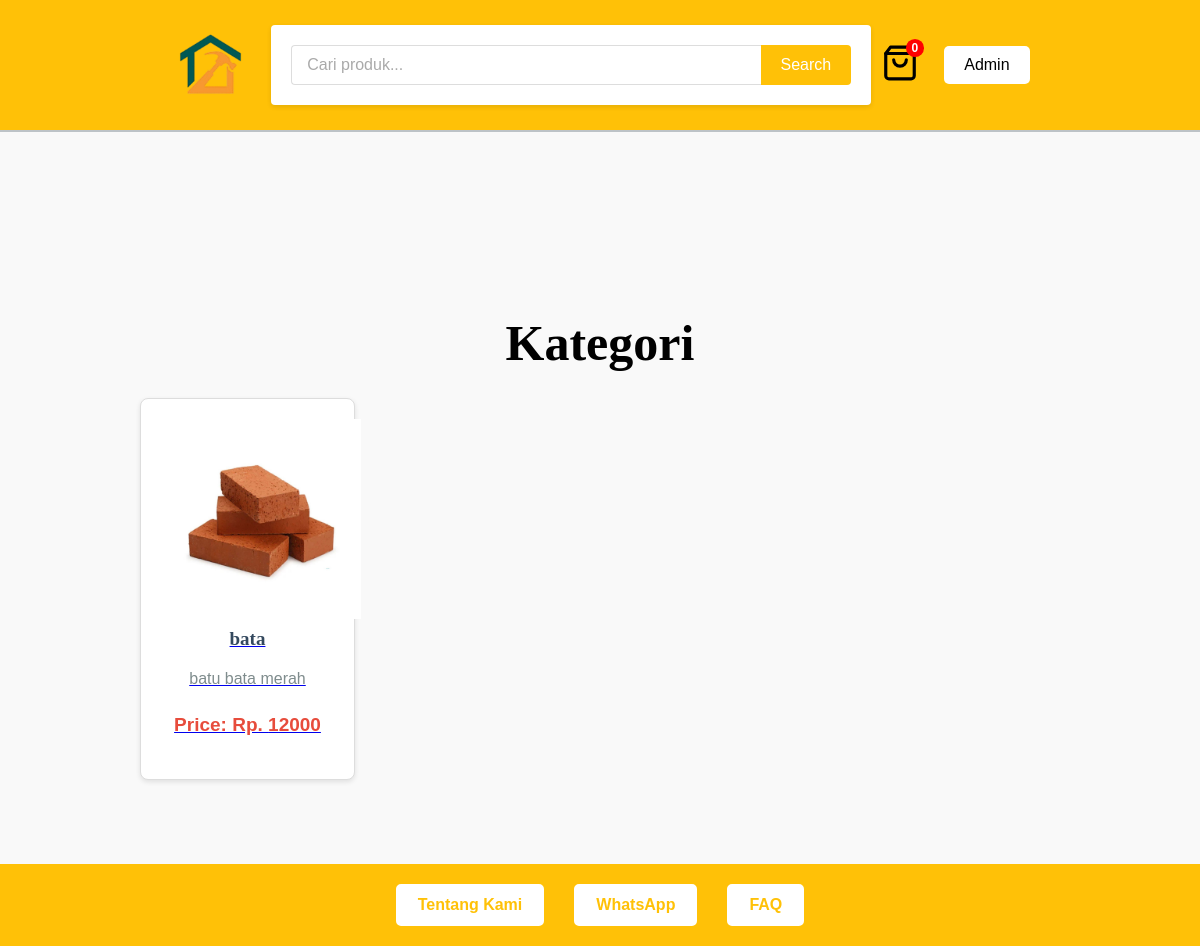
Page /products on the committed database.
### karyaabadi.py (models this page shows)
class Products(db.Model):
    id = db.Column(db.Integer, primary_key=True)
    name = db.Column(db.String(100), nullable=False)
    price = db.Column(db.Float, nullable=False)
    description = db.Column(db.String(255), nullable=False)
    image = db.Column(db.String(100), nullable=True)
    category_id = db.Column(db.Integer, db.ForeignKey('category.id'), nullable=True)

### karyaabadi.py (the view)
@app.route('/products')
def products():
    products = Products.query.all()
    return render_template('products.html', products=products)

### templates/products.html
{% extends "template.html" %} {% block content %}
<section class="container">
  <h1>Kategori</h1>
  <ul>
    {% for product in products %}
    <li class="product-card">
      <a href="{{ url_for('product_detail', product_id=product.id) }}">
        <img
          src="{{ url_for('static', filename='uploads/' + product.image if product.image else 'default-image.jpg') }}"
          alt="{{ product.name }}"
          width="200"
        />
        <h4>{{ product.name }}</h4>
        <p>{{ product.description }}</p>
        <p class="price">Price: Rp. {{ product.price|int }}</p>
      </a>
    </li>
    {% endfor %}
  </ul>
</section>
{% endblock %}

### static/style.css (style rules this page uses)
body { font-family: "Cambria", serif; background-color: #ffffff; color: #333; }
h1, h2, h3, h4 { font-family: "Cambria", serif; color: #000000; }
h1 { text-align: center; font-size: 50px; margin-bottom: 10px; }
p { line-height: 1.6; }
.container { max-width: 1200px; margin: 0 auto; padding: 70px; }
ul { padding-left: 20px; }
ul li { margin: 10px 0; }
ul li h4 { font-size: 19px; margin: 5px 0; }
ul li p { font-size: 16px; }
section { margin-bottom: 40px; }
.product-card { background-color: #fff; border-radius: 8px; padding: 15px; box-shadow: 0 2px 10px rgba(0, 0, 0, 0.1); transition: transform 0.3s; }
.product-card h4 { font-size: 21px; }
.product-card p { font-size: 16px; color: #7f8c8d; }
.product-card .price { font-size: 19px; color: #e74c3c; }
ul { padding-left: 0; display: grid; grid-template-columns: repeat(auto-fill, minmax(200px, 1fr)); gap: 20px; }
ul li { list-style: none; }
.product-card { background-color: #fff; border: 1px solid #ddd; border-radius: 8px; padding: 20px; box-shadow: 0 2px 5px rgba(0, 0, 0, 0.1); text-align: center; transition: transform 0.3s; }
.product-card h4 { font-size: 19px; color: #34495e; margin-bottom: 10px; }
.product-card .price { font-size: 19px; color: #e74c3c; font-weight: bold; }
body { font-family: Arial, sans-serif; margin: 0; padding: 0; background-color: #f9f9f9; }

### rows in the picture
Products: image+name (picture), name "bata", description "batu bata merah", price "12000"
